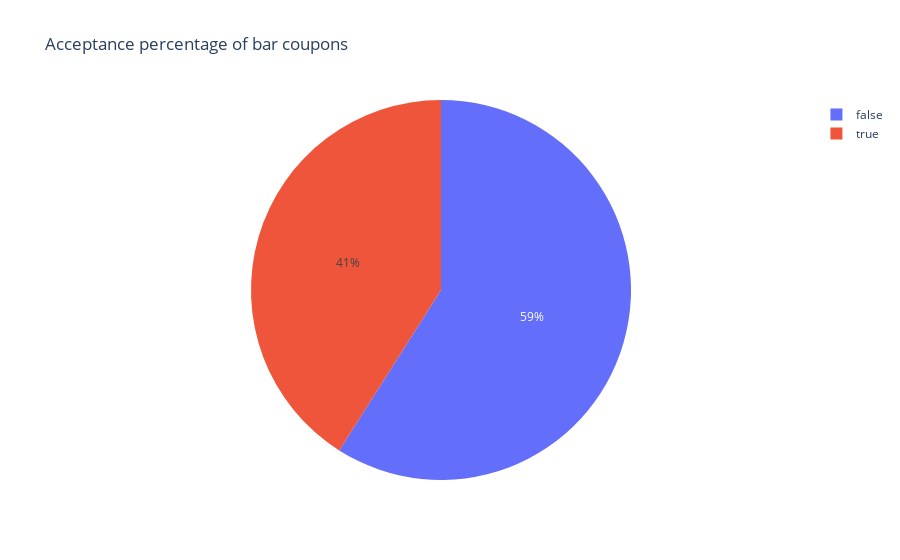

Here is the notebook cell this chart was saved with:
### Code cell
px.pie(data_bar_coupons['Y'] == 1, names = "Y", 
       title='Acceptance percentage of bar coupons')

### Figure 1 — Plotly figure (JSON) as saved in the notebook; plotly's stock layout.template omitted (floating-point values rounded to 4 significant figures; data arrays with more than 128 entries replaced by an {"elided": "..."} marker saying what was removed)
{"data": [{"domain": {"x": [0, 1], "y": [0, 1]}, "hovertemplate": "Y=%{label}<extra></extra>", "labels": {"elided": "2017 bool values"}, "legendgroup": "", "name": "", "showlegend": true, "type": "pie"}], "layout": {"legend": {"tracegroupgap": 0}, "title": {"text": "Acceptance percentage of bar coupons"}}}
